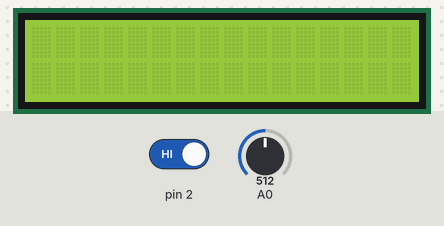
Recording of a sketch running on a simulated Arduino Uno, built with avr-gcc and run on an emulated ATmega328P. Parts: 16×2 character LCD. The inputs (shaded band) are chosen by the test bench; at power-on: pin 2 HIGH, A0 = 512.

Above: at 1.2 s.
1.3 s: pin 2 driven LOW
At 1.35 s:
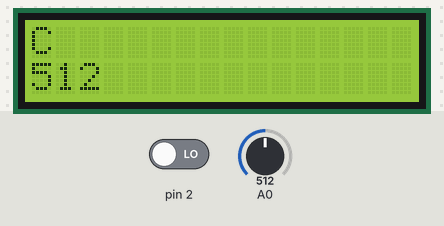
3.4 s: A0 set to 716
At 4.21 s:
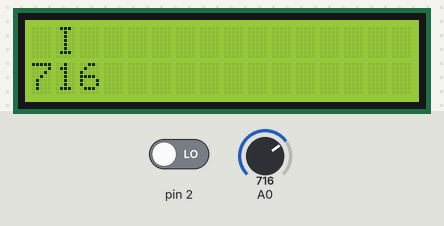
5.4 s: A0 set to 900
At 7.09 s:
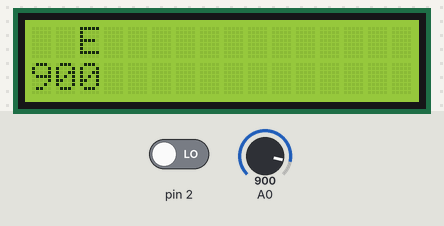
8.1 s: A0 set to 1023
At 9.96 s:
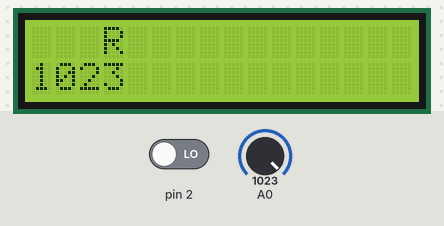

Measured:
- after the input at 1.3 s, the display: changes at once (image 1)

The sketch:

manejo_LCD_16x2.ino
```cpp
/*
   programa para manejo de LCD
*/

#include <LiquidCrystal.h>
//inicializar LCD
LiquidCrystal lcd (13, 12, 11, 10, 9, 8); //RS,E,D4,D5,D6,D7
char vector [] = {'C', 'I', 'E', 'R', 'C', 'O', 'M'}; //vector de juego
int i = 0; //variable de recorrido del vector
int j = 6;
int on; //encendido del sistema
void setup() {
  lcd.begin(16, 2); //definir forma de trabajo de la matriz
  attachInterrupt(0, encender, LOW);
}

void loop() {
  if (on == 1) {
    lcd.setCursor(0, 1);
    lcd.print(analogRead(0));
    for (; i < 7; i++) {
      lcd.setCursor (i, 0);
      lcd.print(vector[i]);
      delay (100);
      lcd.setCursor(i, 0);
      lcd.print (' ');
      delay(100);
    }
    for (; j > 0; j--) {
      lcd.setCursor (j, 0);
      lcd.print(vector[j]);
      delay (100);
      lcd.setCursor(j, 0);
      lcd.print (' ');
      delay(100);
    }
    i = 0;
    j = 6;

  }
  else
    lcd.clear();


}


void encender () {
  on = 1 - on;
}
```
